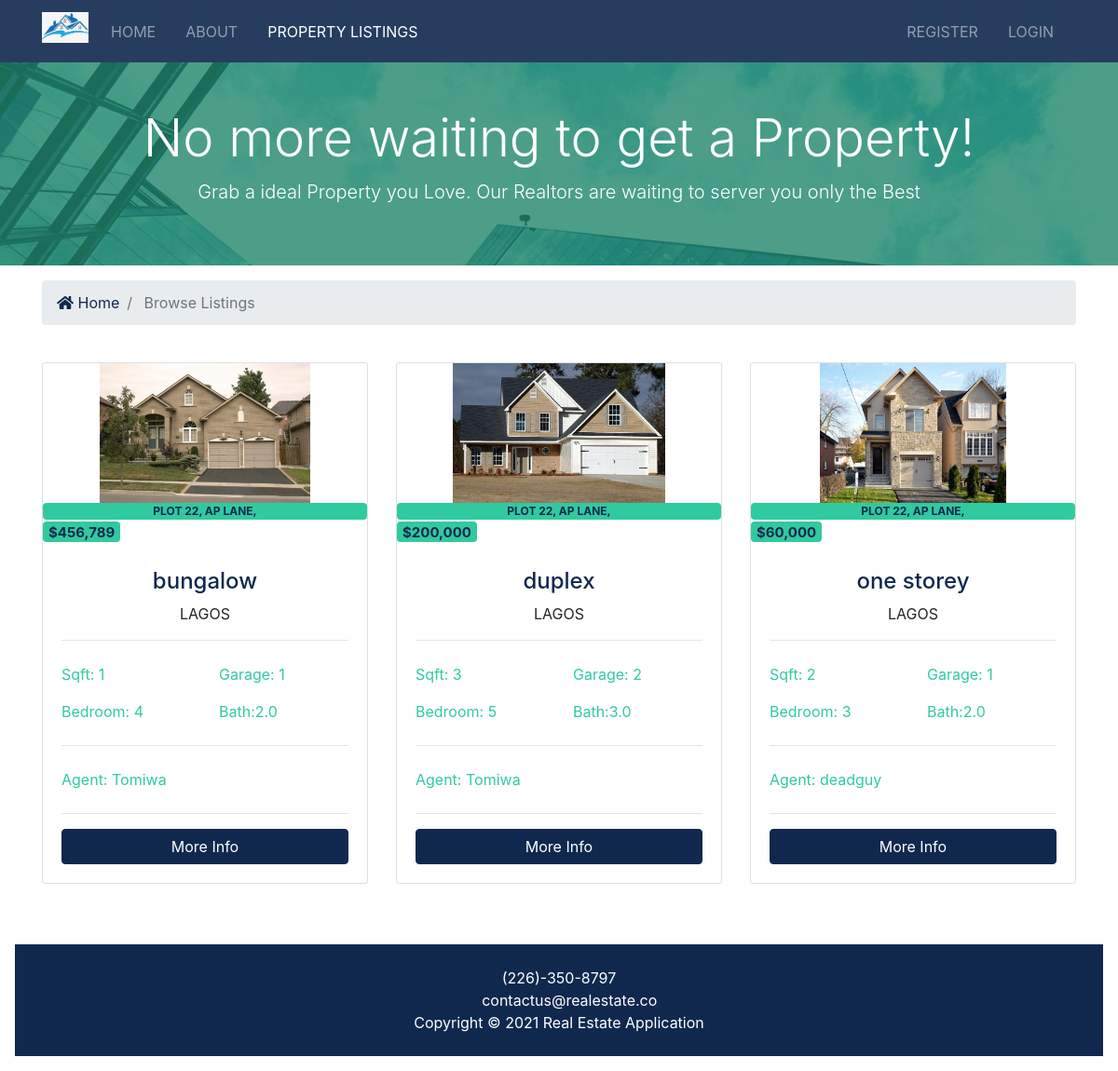
/listings/, run on the app's committed database.
### user/models.py (models this page shows, shortened)
class Listing(models.Model):
     agent = models.ForeignKey(Agent, on_delete=models.DO_NOTHING ,null=True, blank=False)
     title = models.CharField(max_length=500, null=True, blank=False)
     price = models.IntegerField(null=True)
     address =models.CharField(max_length=500, null=True, blank=False)
     city = models.CharField(max_length=500, null=True, blank=False)
     description = models.TextField(max_length=500, null=True, blank=True)
     bedrooms = models.IntegerField(null=True)
     bathrooms = models.DecimalField(null=True,max_digits=2, decimal_places=1)
     garage = models.IntegerField(null=True,default=0)
     sqft = models.IntegerField(null=True)
     created_at = models.DateTimeField(auto_now_add=True)
     updated_at = models.DateTimeField(auto_now=True)
     image = models.ImageField(null=True, blank=True)
     image2 = models.ImageField(null=True, blank=True)
     image3 = models.ImageField(null=True, blank=True)
     image4 = models.ImageField(null=True, blank=True)
     @property
     def imageURL(self):
         try:
             url = self.image.url
         except:
             url = ''
         return url

class Agent(models.Model):
    name = models.CharField(max_length=100,null=False,blank=False)
    phone = models.CharField(max_length=20,null=False,blank=False)
    description = models.CharField(max_length=20,null=True,blank=True)
    email = models.CharField(max_length=20,null=True,blank=False)
    image = models.ImageField(null=True, blank=True)
    updated_at = models.DateTimeField(null=True,blank=True, editable=False)
    is_mvp = models.BooleanField(default=False)
    hire_date = models.DateTimeField(default=datetime.now, blank=True)
    def __str__(self):
        return self.name

### user/views.py (the view)
# urls.py: path('listings/', views.listings, name='listings'),
def listings(request):
    listings = Listing.objects.all()
    return render(request=request, template_name='user/listings.html', context={'listings':listings})

### user/templates/user/listings.html (shortened to what this page needs)
{% extends 'user/base.html' %}
{% load humanize %}
{% block content %}
    <section id="showcase-inner" class="py-5 text-white">
        <div class="container">
            <div class="row text-center">
                <div class="col-md-12">
                    <h1 class="display-4">No more waiting to get a Property!{{ name }}</h1>
                    <p class="lead">Grab a ideal Property you Love. Our Realtors are waiting to server you only the Best</p>
                </div>
            </div>
        </div>
    </section>
    <section id="bc" class="mt-3">
        <div class="container">
            <nav aria-label="breadcrumb">
                <ol class="breadcrumb">
                    <li class="breadcrumb-item">
                        <a href="{% url 'user:index' %}">
                            <i class="fas fa-home"></i> Home</a>
                    </li>
                    <li class="breadcrumb-item active"> Browse Listings</li>
                </ol>
            </nav>
        </div>
    </section>
    <section id="listings" class="py-4">
        <div class="container">
            <div class="row">
                {% if listings %}
                    {% for listing in listings %}
                        <div class="col-md-6 col-lg-4 mb-4">
                            <div class="card listing-preview">
                                <img class="card-img-top" src="{{ listing.imageURL}}" alt=" no img " height="150px" style="object-fit: contain;">
                                 <span class="badge badge-secondary text-primary " >{{ listing.address}}</span>
                                <div class="card-img-overlay">
                                    <h5>
                                        <span class="badge badge-secondary text-primary">${{ listing.price | intcomma }}</span>
                                    </h5>
                                </div>
                                <div class="card-body">
                                    <div class="listing-heading text-center">
                                        <h4 class="text-primary">{{ listing.title }}</h4>
                                        <p>
                                             {{ listing.city }}
                                        </p>
                                    </div>
                                    <hr>
                                    <div class="row py-2 text-secondary">
                                        <div class="col-6">
                                             Sqft: {{ listing.sqft }} </div>
                                        <div class="col-6">
                                             Garage: {{ listing.garage }}</div>
                                    </div>
                                    <div class="row py-2 text-secondary">
                                        <div class="col-6">
                                             Bedroom: {{ listing.bedrooms }}</div>
                                        <div class="col-6">
                                             Bath:{{ listing.bathrooms }}</div>
                                    </div>
                                    <hr>
                                    <div class="row py-2 text-secondary">
                                        <div class="col-12">
                                             Agent: {{ listing.agent }}</div>
                                    </div>
                                    <hr>
                                    <a href="{% url 'user:detail' pk=listing.pk %}" class="btn btn-primary btn-block">More
                                        Info</a>
                                </div>
                            </div>
                        </div>
                    {% endfor %}
                {% else %}
                    <div class="col-md-12">
                        <p>No Listings Available</p>
                    </div>
                {% endif %}
            </div>
            <div class="row">
                <div class="col-md-12">
                </div>
            </div>
        </div>
    </section>
{% endblock %}

### user/templates/user/base.html (shortened to what this page needs)
{% load static %}
<!DOCTYPE html>
<html lang="en">
<head>
    <link rel="stylesheet" href="https://cdnjs.cloudflare.com/ajax/libs/font-awesome/4.7.0/css/font-awesome.min.css">
    <link rel="stylesheet" href="{% static 'css/all.css' %}">
    <link rel="stylesheet" href="{% static 'css/bootstrap.css' %}">
    <link rel="stylesheet" href="{% static 'css/style.css' %}">
    <link rel="stylesheet" href="{% static 'css/lightbox.min.css' %}">
</head>
<body>
{% include 'user/navbar.html' %}
{% block content %}{% endblock %}
{% include 'user/footer.html' %}
</body>
</html>

### user/templates/user/navbar.html (shortened to what this page needs)
{% load static %}
<nav class="navbar navbar-expand-lg navbar-dark bg-primary sticky-top">
    <div class="container">
        <a class="navbar-brand" href="#">
            <img src="{% static 'images/logo.jpg' %}" class="logo" alt="">
        </a>
        <div class="collapse navbar-collapse" id="navbarNavAltMarkup">
            <ul class="navbar-nav">
                <li
                        {% if '/' == request.path %}
                            class="nav-item active mr-3"
                        {% else %}
                            class="nav-item mr-3"
                        {% endif %}
                >
                    <a class="nav-link" href="{% url 'user:index' %}">Home</a>
                </li>
                <li
                        {% if 'about' in request.path %}
                            class="nav-item active mr-3"
                        {% else %}
                            class="nav-item mr-3"
                        {% endif %}
                >
                    <a class="nav-link" href="{% url 'user:about' %}">About</a>
                </li>
                <li
                        {% if 'listings' in request.path %}
                            class="nav-item active mr-3"
                        {% else %}
                            class="nav-item mr-3"
                        {% endif %}
                >
                    <a class="nav-link" href="{% url 'user:listings' %}">Property Listings</a>
                </li>
            </ul>
            <ul class="navbar-nav ml-auto">
                {% if user.is_authenticated %}
                    <li
                            {% if 'dashboard' in request.path %}
                                class="nav-item active mr-3"
                            {% else %}
                                class="nav-item mr-3"
                            {% endif %}
                    >
                        <a class="nav-link" href="{% url 'user:dashboard' %}">
                            Welcome {{ user.username }}&nbsp;&nbsp;&nbsp;
                            <i class=""></i> Dashboard</a>
                    </li>
                    <li class="nav-item mr-3">
                    <a href="javascript:{document.getElementById('logout').submit()}" class="nav-link">
                      <i  = "fas fa-sign-out-alt"></i>Logout
                    </a>
                    <form action="{% url 'user:logout' %}" method="POST" id ="logout">
                        {% csrf_token %}
                        <input type="hidden">
                    </form>
                    </li>
                {% else %}
                    <li
                            {% if 'register' in request.path %}
                                class="nav-item active mr-3"
                            {% else %}
                                class="nav-item mr-3"
                            {% endif %}
                    >
                        <a class="nav-link" href="{% url 'user:register' %}">
                             Register</a>
                    </li>
                    <li
                            {% if 'login' in request.path %}
                                class="nav-item active mr-3"
                            {% else %}
                                class="nav-item mr-3"
                            {% endif %}
                    >
                        <a class="nav-link" href="{% url 'user:login' %}">
                            Login</a>
                    </li>
                {% endif %}
            </ul>
        </div>
    </div>
</nav>

### user/templates/user/footer.html (shortened to what this page needs)
 <section id="top-bar" class="p-3">
  <footer id="main-footer" class="py-4 bg-primary text-white text-center">
      <div class="container">
        <div class="row">
            <div class="col-md-4">
                <p>&nbsp;&nbsp;&nbsp;&nbsp;&nbsp;&nbsp;&nbsp;&nbsp;
                     </p>
            </div>
            <div class="col-md-4">
                 (226)-350-8797
                <br>
                 contactus@realestate.co
            </div>
            <br>
        </div>
      </div>
    Copyright &copy;
    <span class="year"></span> Real Estate Application
  </footer>
</section>

### realestate/static/css/all.css (style rules this page uses)
.fa, .fas, .far, .fal, .fab { -moz-osx-font-smoothing: grayscale; -webkit-font-smoothing: antialiased; display: inline-block; font-style: normal; font-variant: normal; text-rendering: auto; line-height: 1; }
.fa-home:before { content: "\f015"; }
.fa, .fas { font-family: 'Font Awesome 5 Free'; font-weight: 900; }

### realestate/static/css/style.css (style rules this page uses)
.logo { width: 50px; }
.navbar { opacity: 0.9; text-transform: uppercase; }
#showcase-inner { background: url(/static/images/building.jpg) no-repeat top center fixed; position: relative; overflow: hidden; min-height: 200px; }
#showcase-inner::before { content: ''; position: absolute; top: 0; left: 0; min-height: 100%; width: 100%; background: rgba(32, 134, 107, 0.8); }
.listing-preview a { position: relative; }

### data on the page
Listing: imageURL (picture), address "PLOT 22, AP LANE,", price "456,789", title "bungalow", city "LAGOS", sqft "1", garage "1", bedrooms "4", bathrooms "2.0", agent "Tomiwa"
Listing: imageURL (picture), address "PLOT 22, AP LANE,", price "200,000", title "duplex", city "LAGOS", sqft "3", garage "2", bedrooms "5", bathrooms "3.0", agent "Tomiwa"
Listing: imageURL (picture), address "PLOT 22, AP LANE,", price "60,000", title "one storey", city "LAGOS", sqft "2", garage "1", bedrooms "3", bathrooms "2.0", agent "deadguy"
